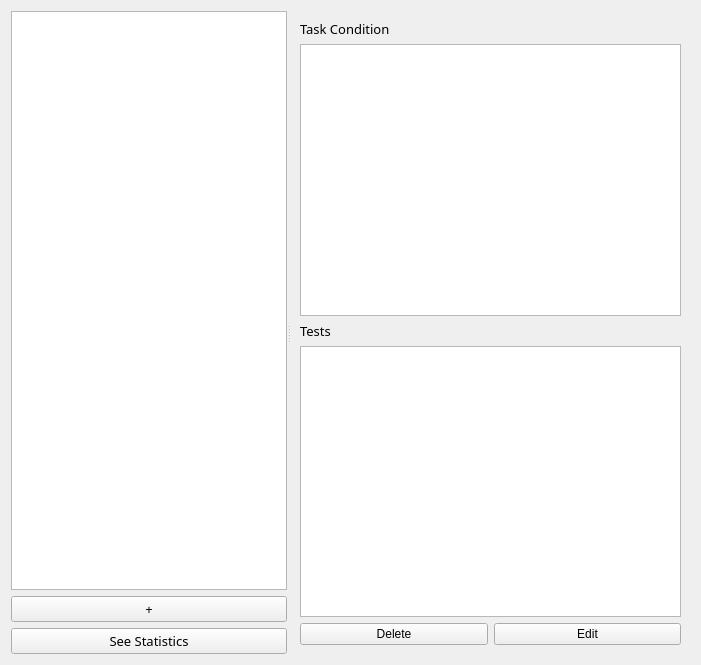
<?xml version="1.0" encoding="UTF-8"?>
<ui version="4.0">
 <class>TeacherPage</class>
 <widget class="QWidget" name="TeacherPage">
  <property name="geometry">
   <rect>
    <x>0</x>
    <y>0</y>
    <width>701</width>
    <height>665</height>
   </rect>
  </property>
  <property name="windowTitle">
   <string>Form</string>
  </property>
  <layout class="QVBoxLayout" name="verticalLayout">
   <item>
    <widget class="QSplitter" name="splitter">
     <property name="orientation">
      <enum>Qt::Orientation::Horizontal</enum>
     </property>
     <widget class="QWidget" name="verticalLayoutWidget">
      <layout class="QVBoxLayout" name="leftWidget">
       <item>
        <widget class="QListWidget" name="taskList"/>
       </item>
       <item>
        <widget class="QPushButton" name="addButton">
         <property name="font">
          <font>
           <family>Century Gothic</family>
           <pointsize>10</pointsize>
          </font>
         </property>
         <property name="text">
          <string>+</string>
         </property>
        </widget>
       </item>
       <item>
        <widget class="QPushButton" name="statisticsButton">
         <property name="font">
          <font>
           <family>Century Gothic</family>
           <pointsize>10</pointsize>
          </font>
         </property>
         <property name="text">
          <string>See Statistics</string>
         </property>
        </widget>
       </item>
      </layout>
     </widget>
     <widget class="QStackedWidget" name="rightWidget">
      <property name="currentIndex">
       <number>0</number>
      </property>
      <widget class="QWidget" name="viewTaskPage">
       <layout class="QVBoxLayout" name="verticalLayout_4">
        <item>
         <widget class="QLabel" name="conditionLabelView">
          <property name="font">
           <font>
            <family>Century Gothic</family>
            <pointsize>10</pointsize>
           </font>
          </property>
          <property name="text">
           <string>Task Condition</string>
          </property>
         </widget>
        </item>
        <item>
         <widget class="QTextBrowser" name="taskCondition"/>
        </item>
        <item>
         <widget class="QLabel" name="label_2">
          <property name="font">
           <font>
            <family>Century Gothic</family>
            <pointsize>10</pointsize>
           </font>
          </property>
          <property name="text">
           <string>Tests</string>
          </property>
         </widget>
        </item>
        <item>
         <widget class="QTextBrowser" name="tests">
          <property name="font">
           <font>
            <family>Century Gothic</family>
           </font>
          </property>
         </widget>
        </item>
        <item>
         <layout class="QHBoxLayout" name="horizontalLayout">
          <item>
           <widget class="QPushButton" name="deleteButton">
            <property name="text">
             <string>Delete</string>
            </property>
           </widget>
          </item>
          <item>
           <widget class="QPushButton" name="editButton">
            <property name="text">
             <string>Edit</string>
            </property>
           </widget>
          </item>
         </layout>
        </item>
       </layout>
      </widget>
      <widget class="QWidget" name="createTaskPage">
       <layout class="QVBoxLayout" name="verticalLayout_3">
        <item>
         <layout class="QFormLayout" name="formLayout">
          <item row="0" column="0">
           <widget class="QLabel" name="nameLabel">
            <property name="font">
             <font>
              <family>Century Gothic</family>
             </font>
            </property>
            <property name="text">
             <string>Name</string>
            </property>
           </widget>
          </item>
          <item row="1" column="0">
           <widget class="QLabel" name="difficultyLabe">
            <property name="font">
             <font>
              <family>Century Gothic</family>
             </font>
            </property>
            <property name="text">
             <string>Difficulty</string>
            </property>
           </widget>
          </item>
          <item row="0" column="1">
           <widget class="QLineEdit" name="nameInput"/>
          </item>
          <item row="1" column="1">
           <widget class="QComboBox" name="difficultyBox">
            <property name="font">
             <font>
              <family>Century Gothic</family>
             </font>
            </property>
            <item>
             <property name="text">
              <string>Easy</string>
             </property>
            </item>
            <item>
             <property name="text">
              <string>Medium</string>
             </property>
            </item>
            <item>
             <property name="text">
              <string>Hard</string>
             </property>
            </item>
           </widget>
          </item>
         </layout>
        </item>
        <item>
         <widget class="QLabel" name="conditionLabel">
          <property name="font">
           <font>
            <family>Century Gothic</family>
           </font>
          </property>
          <property name="text">
           <string>Task Condition</string>
          </property>
         </widget>
        </item>
        <item>
         <widget class="QTextEdit" name="conditionEdit">
          <property name="font">
           <font>
            <family>Century Gothic</family>
           </font>
          </property>
         </widget>
        </item>
        <item>
         <widget class="QLabel" name="testsLabel">
          <property name="font">
           <font>
            <family>Century Gothic</family>
           </font>
          </property>
          <property name="text">
           <string>Tests</string>
          </property>
         </widget>
        </item>
        <item>
         <widget class="QLabel" name="testsFormatHint">
          <property name="font">
           <font>
            <family>Century Gothic</family>
            <pointsize>8</pointsize>
           </font>
          </property>
          <property name="text">
           <string>Enter the tests either in JSON format or in he &quot;input : output&quot; format</string>
          </property>
         </widget>
        </item>
        <item>
         <widget class="QTextEdit" name="testsEdit">
          <property name="font">
           <font>
            <family>Century Gothic</family>
           </font>
          </property>
         </widget>
        </item>
        <item>
         <layout class="QHBoxLayout" name="createButtons">
          <item>
           <widget class="QPushButton" name="cancelButton">
            <property name="text">
             <string>Cancel</string>
            </property>
           </widget>
          </item>
          <item>
           <widget class="QPushButton" name="createButton">
            <property name="text">
             <string>Create</string>
            </property>
           </widget>
          </item>
         </layout>
        </item>
       </layout>
      </widget>
      <widget class="QWidget" name="statisticsPage">
       <layout class="QVBoxLayout" name="verticalLayout_2">
        <item>
         <widget class="QLabel" name="generalStatisticsLabel">
          <property name="font">
           <font>
            <family>Century Gothic</family>
            <pointsize>10</pointsize>
           </font>
          </property>
          <property name="text">
           <string>General Statistics
</string>
          </property>
         </widget>
        </item>
        <item>
         <widget class="QLabel" name="generalStatistics">
          <property name="font">
           <font>
            <family>Century Gothic</family>
           </font>
          </property>
          <property name="text">
           <string>TextLabel</string>
          </property>
         </widget>
        </item>
        <item>
         <widget class="QLabel" name="detailsLabel">
          <property name="font">
           <font>
            <family>Century Gothic</family>
            <pointsize>10</pointsize>
           </font>
          </property>
          <property name="text">
           <string>Details
</string>
          </property>
         </widget>
        </item>
        <item>
         <widget class="QTableWidget" name="detailsTable">
          <property name="font">
           <font>
            <family>Century Gothic</family>
           </font>
          </property>
         </widget>
        </item>
       </layout>
      </widget>
     </widget>
    </widget>
   </item>
  </layout>
 </widget>
 <resources/>
 <connections/>
</ui>
